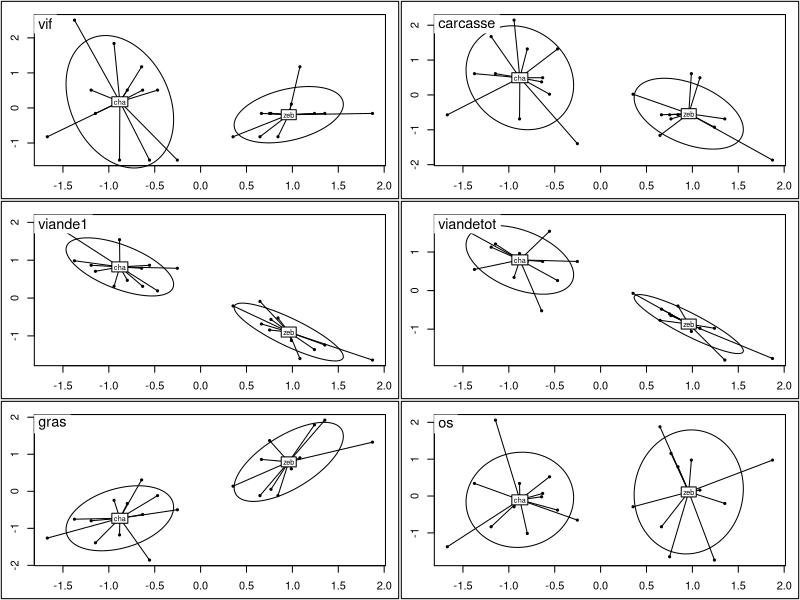
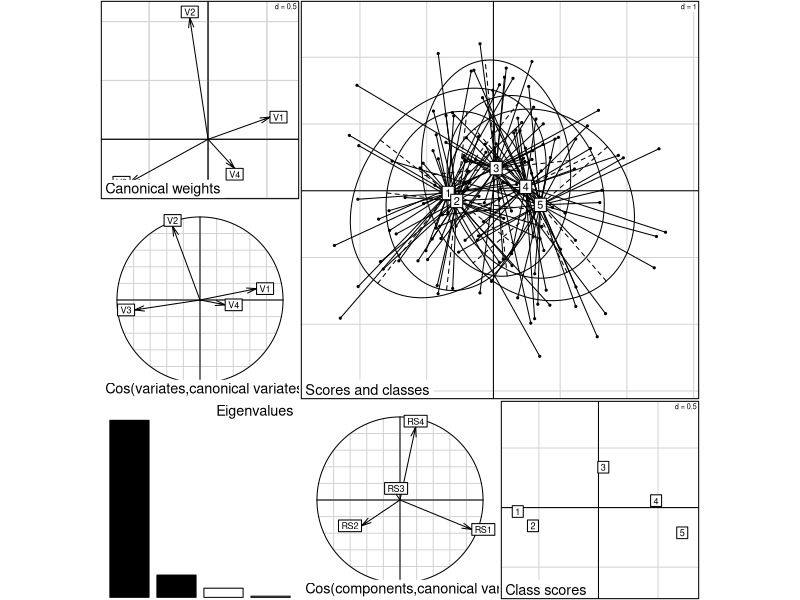

Write R code to recreate these figures, in order.
library(ade4)
data("chazeb")
dis1 <- discrimin(dudi.pca(chazeb$tab, scan = FALSE), chazeb$cla,scan = FALSE)
pdf("Chazeb.pdf")
plot(dis1)
dev.off()
data("skulls")
pdf("Skulls.pdf")
plot(discrimin(dudi.pca(skulls,scan = F), gl(5,30),scan = F))
dev.off()
